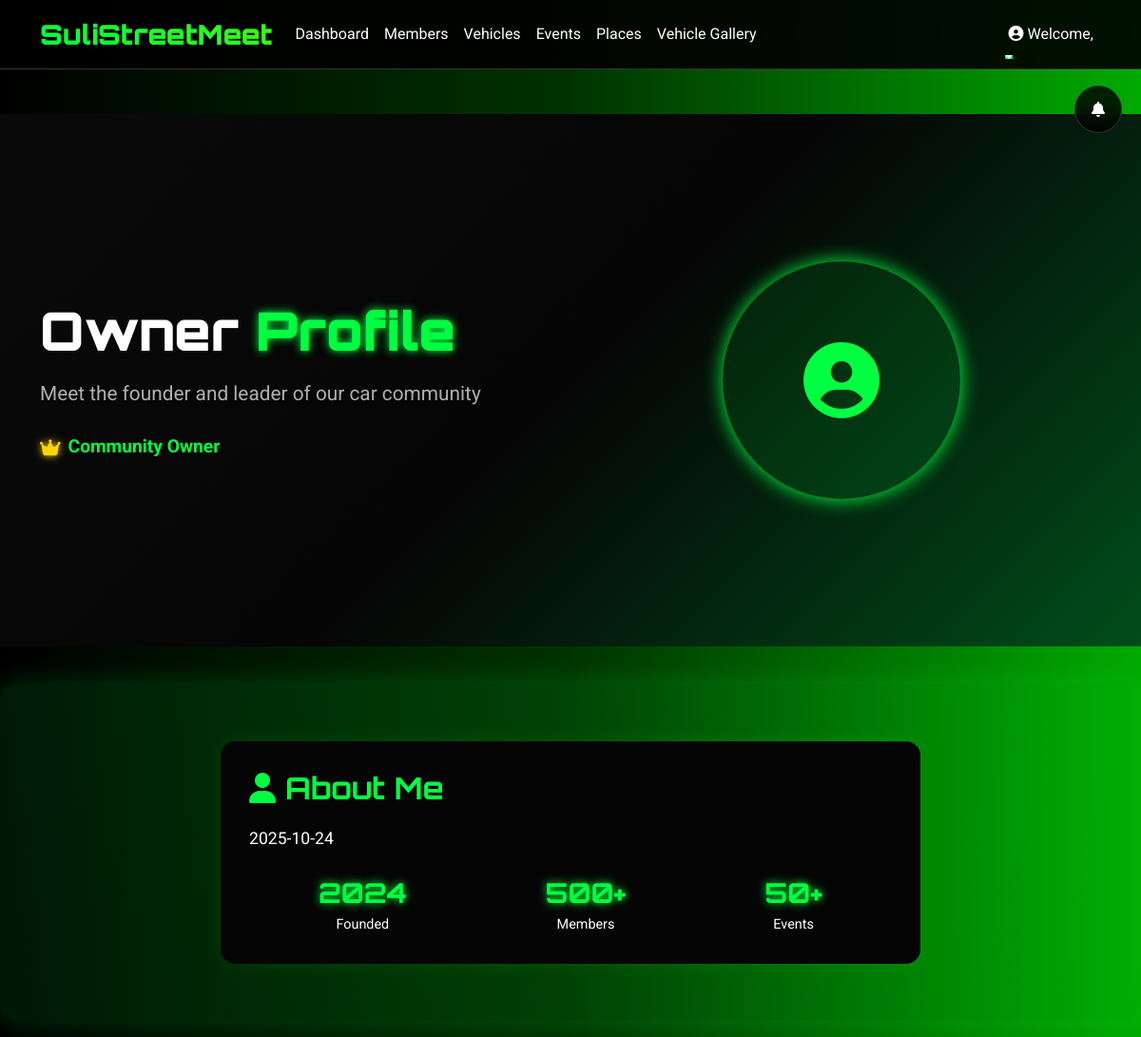
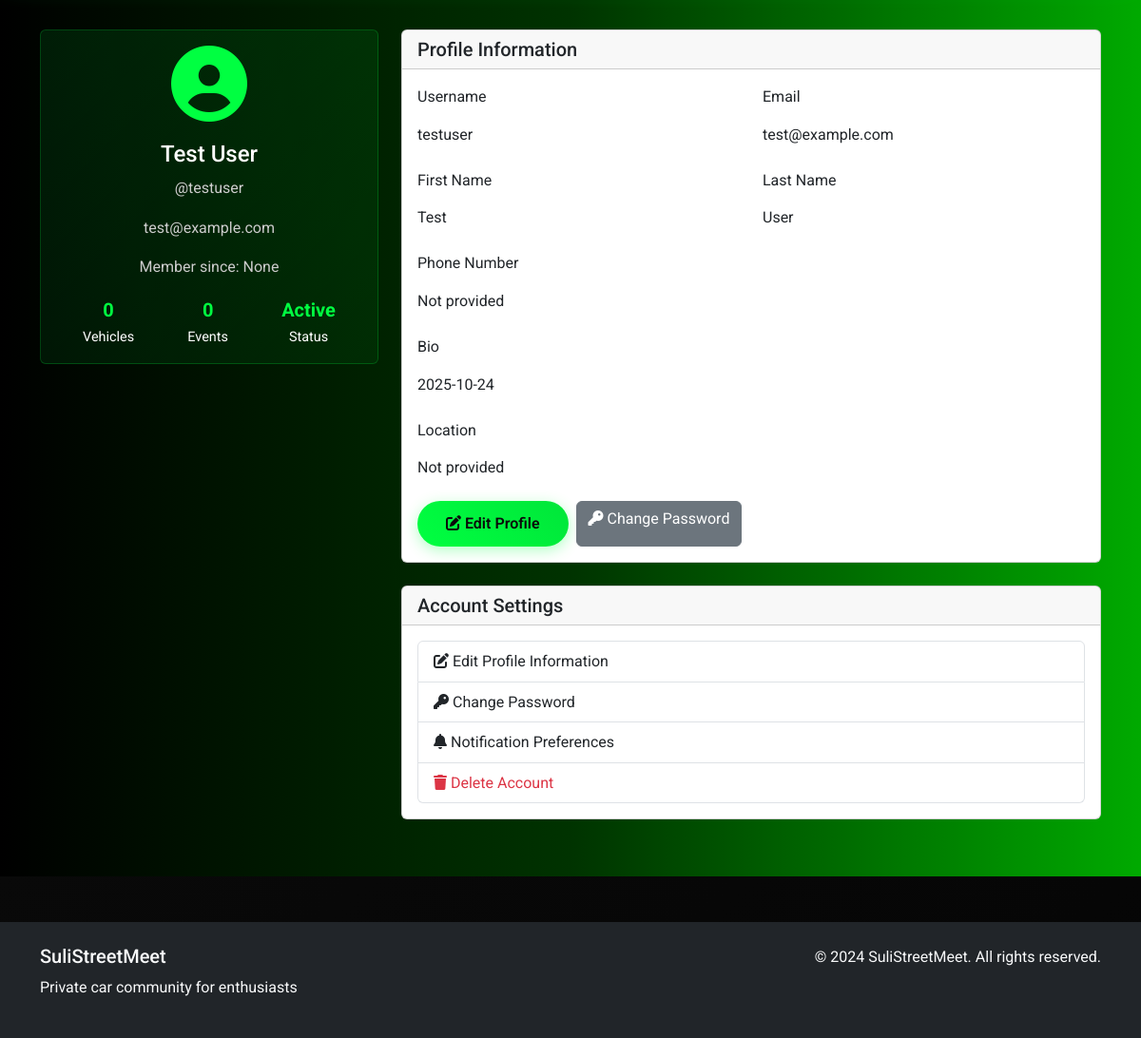
The page /profile (signed in) on the database its author committed (2 pictures, top to bottom).
### tables this page shows
CREATE TABLE members (
                    MemberID INTEGER PRIMARY KEY AUTOINCREMENT,
                    Username TEXT UNIQUE NOT NULL,
                    Password TEXT NOT NULL,
                    Email TEXT UNIQUE NOT NULL,
                    FirstName TEXT NOT NULL,
                    LastName TEXT NOT NULL,
                    Phone TEXT,
                    Bio TEXT,
                    ProfilePicture TEXT,
                    Location TEXT,
                    JoinDate TEXT DEFAULT CURRENT_DATE
                );

### app.py (the view)
@app.route('/profile')
@login_required
def profile():
    try:
        user = db_manager.execute_query(
            "SELECT * FROM members WHERE MemberID = ?",
            [session['user_id']]
        )
        if user:
            user_data = user[0]
            return render_template('profile.html', user=user_data, current_user=user_data)
        else:
            flash('User not found', 'error')
            return redirect(url_for('dashboard'))
    except Exception as e:
        logger.error(f"Profile error: {e}")
        flash('Error loading profile', 'error')
        return redirect(url_for('dashboard'))

### templates/profile.html (shortened to what this page needs)
{% extends "base.html" %}
{% block content %}
<div class="dashboard-section">
    <div class="owner-hero-section">
        <div class="container">
            <div class="row align-items-center">
                <div class="col-lg-6 animate-fade-in">
                    <h1 class="owner-hero-title">
                        Owner <span class="text-green">Profile</span>
                    </h1>
                    <p class="owner-hero-subtitle">
                        Meet the founder and leader of our car community
                    </p>
                    <div class="owner-badge">
                        <i class="fas fa-crown"></i> Community Owner
                    </div>
                </div>
                <div class="col-lg-6 animate-slide-in">
                    <div class="owner-profile-image-container">
                        {% if user[11] %}
                            <img src="{{ user[11] }}" alt="Owner Profile Picture" class="owner-profile-image" id="ownerImage">
                        {% else %}
                            <div class="owner-profile-placeholder" id="ownerImage">
                                <i class="fas fa-user-circle fa-5x"></i>
                            </div>
                        {% endif %}
                        <div class="owner-glow-effect"></div>
                    </div>
                </div>
            </div>
        </div>
    </div>
    <div class="about-me-section">
        <div class="container">
            <div class="row justify-content-center">
                <div class="col-lg-8">
                    <div class="about-me-card animate-fade-in-delay">
                        <div class="about-me-header">
                            <h2 class="about-me-title">
                                <i class="fas fa-user"></i> About Me
                            </h2>
                        </div>
                        <div class="about-me-content">
                            <p class="about-me-text" id="aboutMeText">
                            </p>
                            <div class="about-me-stats">
                                <div class="stat-item">
                                    <h4 class="text-green">2024</h4>
                                    <p>Founded</p>
                                </div>
                                <div class="stat-item">
                                    <h4 class="text-green">500+</h4>
                                    <p>Members</p>
                                </div>
                                <div class="stat-item">
                                    <h4 class="text-green">50+</h4>
                                    <p>Events</p>
                                </div>
                            </div>
                        </div>
                    </div>
                </div>
            </div>
        </div>
    </div>
    <div class="container mt-5">
        <div class="row">
            <div class="col-lg-4">
                <div class="card profile-card">
                    <div class="card-body text-center">
                        <div class="profile-avatar">
                            {% if user[11] %}
                                <img src="{{ user[11] }}" alt="Profile Picture" class="profile-picture" onerror="this.style.display='none'; this.nextElementSibling.style.display='block';">
                                <i class="fas fa-user-circle fa-5x" style="display: none;"></i>
                            {% else %}
                                <i class="fas fa-user-circle fa-5x"></i>
                            {% endif %}
                        </div>
                        <h4 class="card-title">{{ user[4] }} {{ user[5] }}</h4>
                        <p class="text-muted">@{{ user[1] }}</p>
                        <p class="text-muted">{{ user[3] }}</p>
                        <p class="text-muted">Member since: {{ user[6] }}</p>
                        <div class="profile-stats">
                            <div class="stat-item">
                                <h5>0</h5>
                                <p>Vehicles</p>
                            </div>
                            <div class="stat-item">
                                <h5>0</h5>
                                <p>Events</p>
                            </div>
                            <div class="stat-item">
                                <h5>Active</h5>
                                <p>Status</p>
                            </div>
                        </div>
                    </div>
                </div>
            </div>
            <div class="col-lg-8">
                <div class="card">
                    <div class="card-header">
                        <h5 class="mb-0">Profile Information</h5>
                    </div>
                    <div class="card-body">
                        <div class="row">
                            <div class="col-md-6">
                                <div class="mb-3">
                                    <label class="form-label">Username</label>
                                    <p class="form-control-plaintext">{{ user[1] }}</p>
                                </div>
                            </div>
                            <div class="col-md-6">
                                <div class="mb-3">
                                    <label class="form-label">Email</label>
                                    <p class="form-control-plaintext">{{ user[3] }}</p>
                                </div>
                            </div>
                        </div>
                        <div class="row">
                            <div class="col-md-6">
                                <div class="mb-3">
                                    <label class="form-label">First Name</label>
                                    <p class="form-control-plaintext">{{ user[4] }}</p>
                                </div>
                            </div>
                            <div class="col-md-6">
                                <div class="mb-3">
                                    <label class="form-label">Last Name</label>
                                    <p class="form-control-plaintext">{{ user[5] }}</p>
                                </div>
                            </div>
                        </div>
                        <div class="mb-3">
                            <label class="form-label">Phone Number</label>
                            <p class="form-control-plaintext">{{ user[9] if user|length > 9 and user[9] else 'Not provided' }}</p>
                        </div>
                        <div class="mb-3">
                            <label class="form-label">Bio</label>
                            <p class="form-control-plaintext">{{ user[10] if user|length > 10 and user[10] else 'No bio available' }}</p>
                        </div>
                        <div class="mb-3">
                            <label class="form-label">Location</label>
                            <p class="form-control-plaintext">{{ user[12] if user|length > 12 and user[12] else 'Not provided' }}</p>
                        </div>
                        <div class="d-flex gap-2">
                            <a href="{{ url_for('edit_profile') }}" class="btn btn-primary">
                                <i class="fas fa-edit"></i> Edit Profile
                            </a>
                            <a href="{{ url_for('change_password') }}" class="btn btn-secondary">
                                <i class="fas fa-key"></i> Change Password
                            </a>
                        </div>
                    </div>
                </div>
                <div class="card mt-4">
                    <div class="card-header">
                        <h5 class="mb-0">Account Settings</h5>
                    </div>
                    <div class="card-body">
                        <div class="list-group">
                            <a href="{{ url_for('edit_profile') }}" class="list-group-item list-group-item-action">
                                <i class="fas fa-edit"></i> Edit Profile Information
                            </a>
                            <a href="{{ url_for('change_password') }}" class="list-group-item list-group-item-action">
                                <i class="fas fa-key"></i> Change Password
                            </a>
                            <a href="#" class="list-group-item list-group-item-action">
                                <i class="fas fa-bell"></i> Notification Preferences
                            </a>
                            <a href="#" class="list-group-item list-group-item-action text-danger">
                                <i class="fas fa-trash"></i> Delete Account
                            </a>
                        </div>
                    </div>
                </div>
            </div>
        </div>
    </div>
</div>
{% endblock %}

### rows shown on the page
members: FirstName "Test", LastName "User", Username "testuser", Email "test@example.com", JoinDate "2025-10-24"

### other values the page prints
{{ user[6] }} "None"
{{ user[9] if user|length > 9 and user[9] else 'Not provided' }} "Not provided"
{{ user[12] if user|length > 12 and user[12] else 'Not provided' }} "Not provided"
